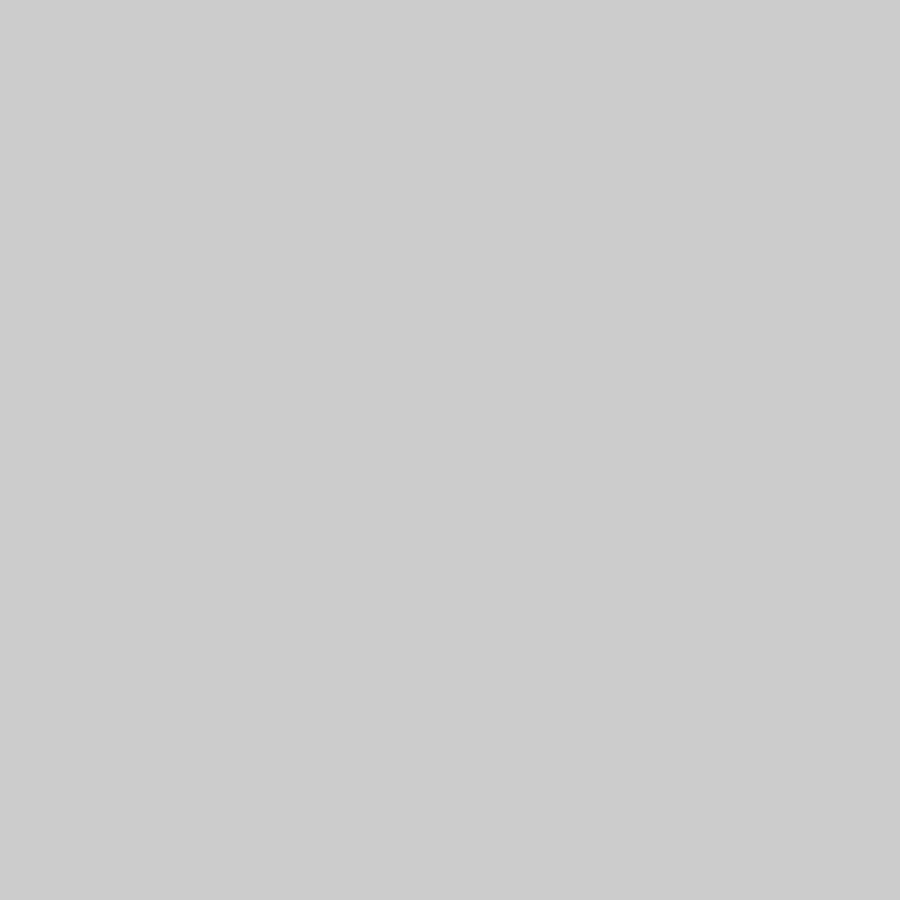
Frame 1 (no input)
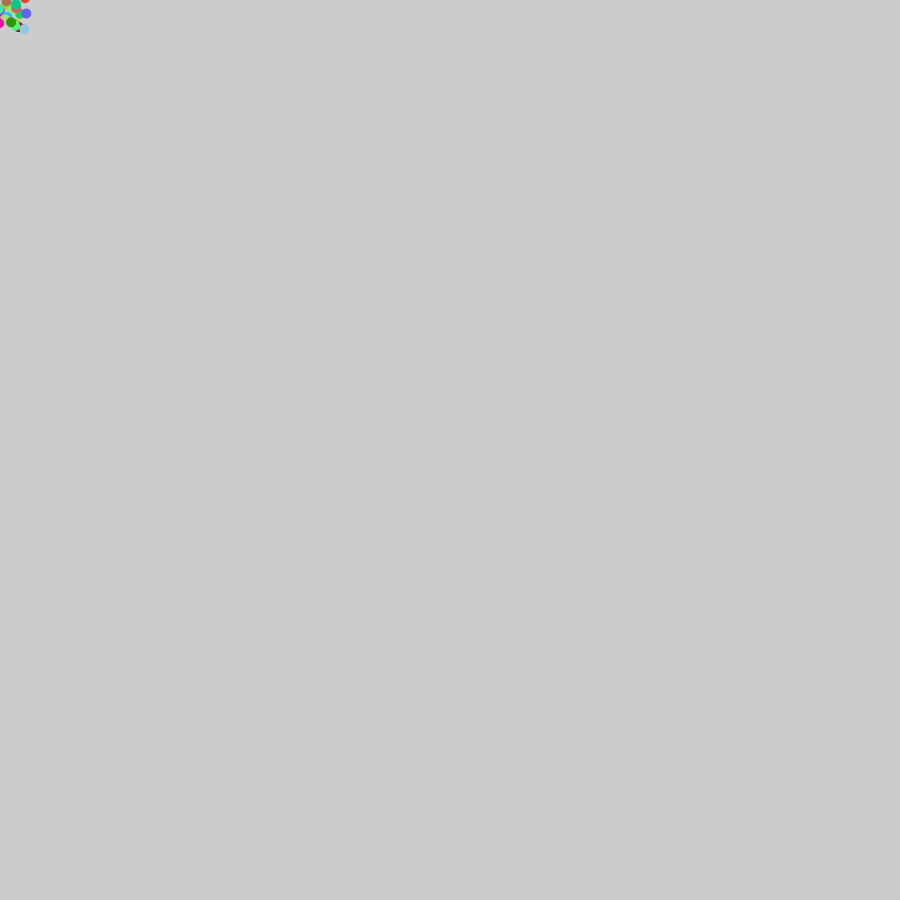
Frame 60 (the mouse pressed at the canvas centre just before this capture)
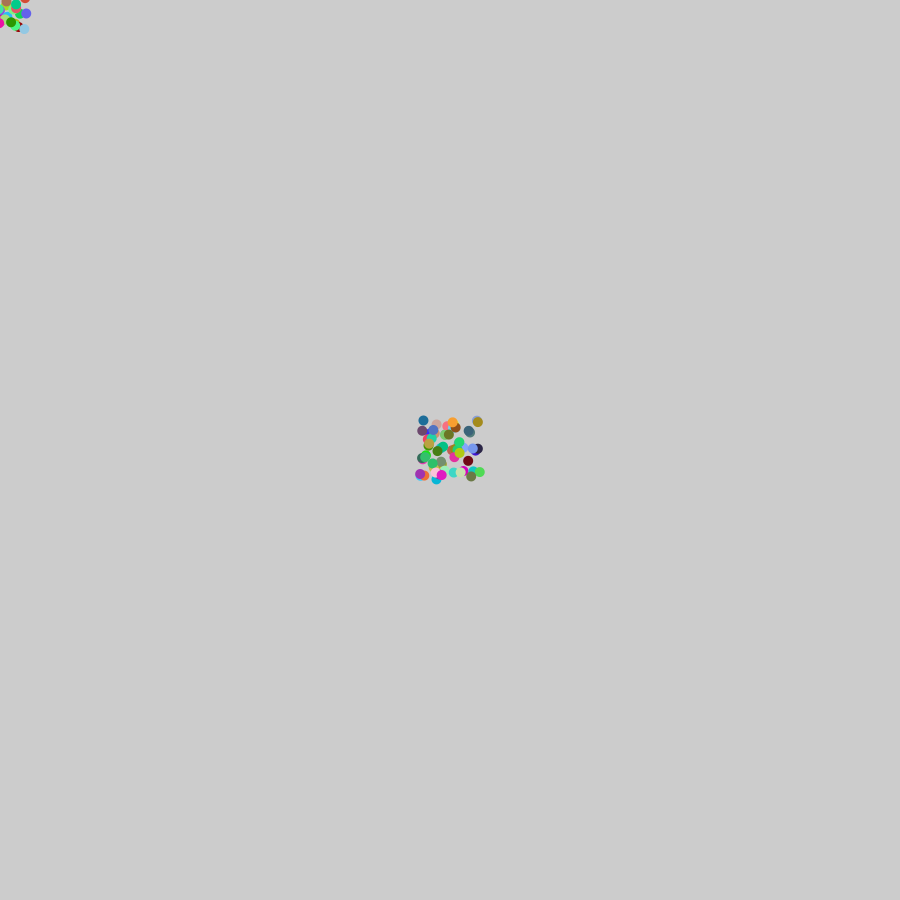
Frame 120 (the mouse held since frame 60 and released just before this capture)

The Processing sketch that drew these frames (run headless with seeded random() and noise(); from frame 60 on, the mouse is pressed at the canvas centre):

// Processing sketch: mouse_confetti
// ── mouse_confetti.pde
void setup(){
  size (900,900);
  noStroke();
}
void draw() {
 //generate a random position near the mouse
 float x = mouseX + random(-30,30);
 float y = mouseY + random(-30,30);
 
 //create random values for r,g,b vars
  float r = random(255);
  float g = random(255);
  float b = random(255);
  
  //use those vsriables to set the fill color
  fill(r,g,b);
  
  //draw en elliple near mouse position
  ellipse(x,y,10,10);
}
